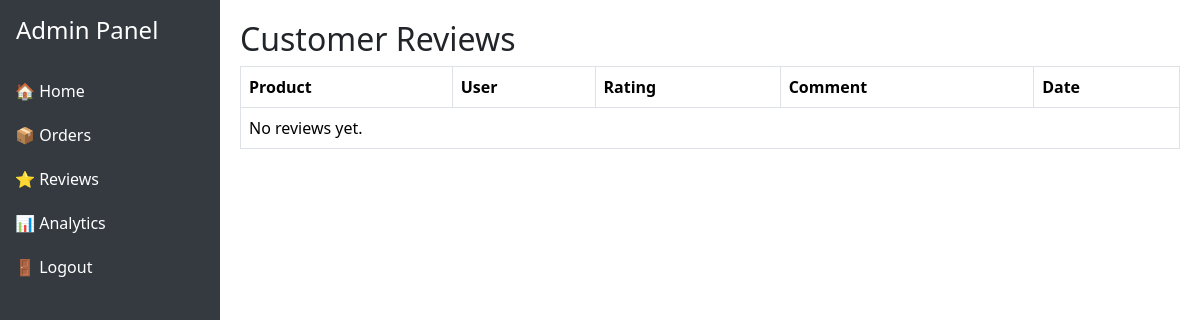
/dashboard/reviews/ (signed in), run on an earlier commit of the app's database.
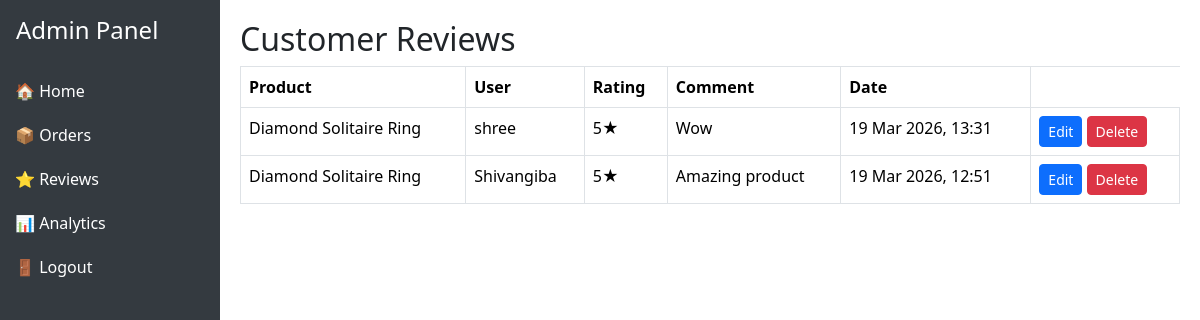
And on a later commit of the database.
### store/models.py (models this page shows, shortened)
class Review(models.Model):
    product = models.ForeignKey(Product, on_delete=models.CASCADE, related_name="reviews")
    user = models.ForeignKey(User, on_delete=models.CASCADE)
    rating = models.IntegerField(choices=[(1,"★"),(2,"★★"),(3,"★★★"),(4,"★★★★"),(5,"★★★★★")])
    comment = models.TextField()
    created_at = models.DateTimeField(auto_now_add=True)

class Product(models.Model):
    category = models.ForeignKey(Category, on_delete=models.CASCADE, related_name="products")
    name = models.CharField(max_length=200)
    price = models.DecimalField(max_digits=10, decimal_places=2)
    description = models.TextField()
    image = models.ImageField(upload_to="products/")

### dashboard/views.py (the view)
# urls.py: path("reviews/", views.review_list, name="review_list"),   # <-- this must exist
@login_required
def review_list(request):
    reviews = Review.objects.select_related("product", "user").all().order_by("-created_at")
    return render(request, "dashboard/reviews.html", {"reviews": reviews})

### dashboard/templates/dashboard/reviews.html (shortened to what this page needs)
{% extends "dashboard/dashboard_base.html" %}
{% block content %}
<h2>Customer Reviews</h2>
<table class="table table-bordered">
  <thead>
    <tr>
      <th>Product</th><th>User</th><th>Rating</th><th>Comment</th><th>Date</th>
    </tr>
  </thead>
  <tbody>
    {% for review in reviews %}
    <tr>
      <td>{{ review.product.name }}</td>
      <td>{{ review.user.username }}</td>
      <td>{{ review.rating }}★</td>
      <td>{{ review.comment }}</td>
      <td>{{ review.created_at|date:"d M Y, H:i" }}</td>
      <td>
  <a href="{% url 'edit_review' review.id %}" class="btn btn-sm btn-primary">Edit</a>
  <a href="{% url 'delete_review' review.id %}" class="btn btn-sm btn-danger"
     onclick="return confirm('Are you sure you want to delete this review?');">
     Delete
  </a>
</td>
    </tr>
    {% empty %}
    <tr><td colspan="5">No reviews yet.</td></tr>
    {% endfor %}
  </tbody>
</table>
{% endblock %}

What changed in the data, as far as the page shows it:
added Review: product.name "Diamond Solitaire Ring", user.username "shree", rating "5", comment "Wow", created_at "19 Mar 2026, 13:31"
added Review: product.name "Diamond Solitaire Ring", user.username "Shivangiba", rating "5", comment "Amazing product", created_at "19 Mar 2026, 12:51"
Also different on the page:
text no longer shown: "No reviews yet."
